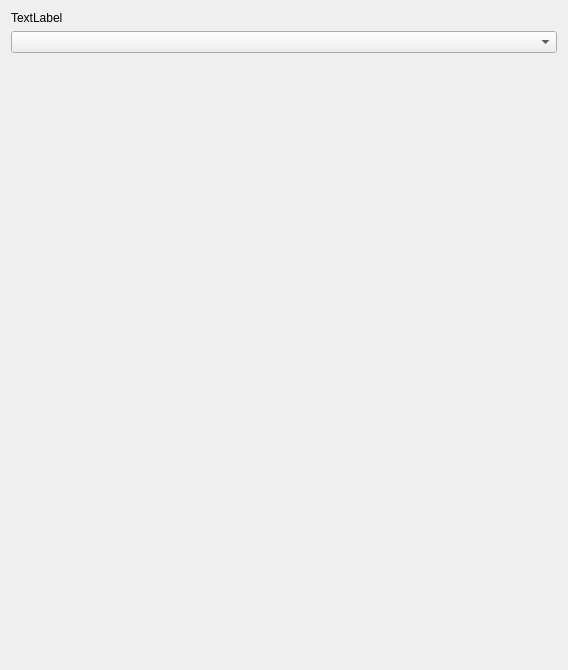
<?xml version="1.0" encoding="UTF-8"?>
<ui version="4.0">
 <class>SpectrumViewer</class>
 <widget class="QWidget" name="SpectrumViewer">
  <property name="geometry">
   <rect>
    <x>0</x>
    <y>0</y>
    <width>568</width>
    <height>520</height>
   </rect>
  </property>
  <property name="windowTitle">
   <string>Form</string>
  </property>
  <layout class="QVBoxLayout" name="verticalLayout">
   <item>
    <widget class="QLabel" name="dateLabel">
     <property name="text">
      <string>TextLabel</string>
     </property>
    </widget>
   </item>
   <item>
    <widget class="QComboBox" name="comboBoxChoseFrame"/>
   </item>
   <item>
    <widget class="QCustomPlot" name="plot" native="true">
     <property name="minimumSize">
      <size>
       <width>0</width>
       <height>600</height>
      </size>
     </property>
    </widget>
   </item>
  </layout>
 </widget>
 <customwidgets>
  <customwidget>
   <class>QCustomPlot</class>
   <extends>QWidget</extends>
   <header>qcustom-plot/qcustomplot.h</header>
   <container>1</container>
  </customwidget>
 </customwidgets>
 <resources/>
 <connections/>
</ui>
